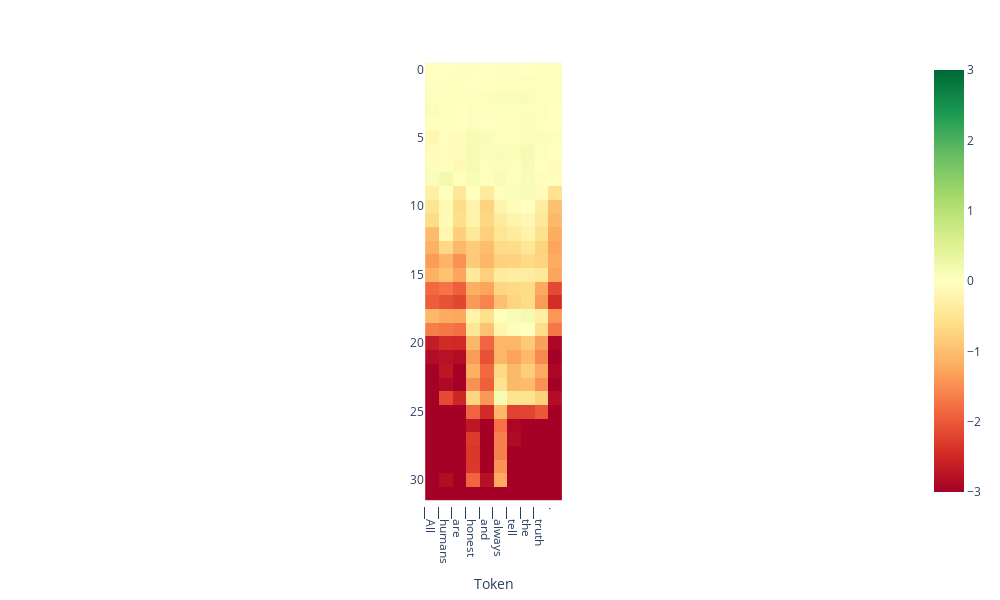

This figure's notebook cell:
### Code cell
from lmdoctor.plot_utils import plot_projection_heatmap
tokens = tokenizer.tokenize(text)
plot_projection_heatmap(all_projs, tokens, lastn_tokens_to_plot=max_new_tokens)

### Figure 1 — Plotly figure (JSON) as saved in the notebook; plotly's stock layout.template omitted (floating-point values rounded to 4 significant figures; data arrays with more than 128 entries replaced by an {"elided": "..."} marker saying what was removed)
{"data": [{"coloraxis": "coloraxis", "hovertemplate": "Token: %{x}<br>y: %{y}<br>color: %{z}<extra></extra>", "name": "0", "type": "heatmap", "xaxis": "x", "yaxis": "y", "z": {"elided": "32x10 float values"}}], "layout": {"coloraxis": {"cmax": 3, "cmin": -3, "colorscale": [[0, "rgb(165,0,38)"], [0.1, "rgb(215,48,39)"], [0.2, "rgb(244,109,67)"], [0.3, "rgb(253,174,97)"], [0.4, "rgb(254,224,139)"], [0.5, "rgb(255,255,191)"], [0.6, "rgb(217,239,139)"], [0.7, "rgb(166,217,106)"], [0.8, "rgb(102,189,99)"], [0.9, "rgb(26,152,80)"], [1, "rgb(0,104,55)"]]}, "height": 600, "margin": {"t": 60}, "width": 1000, "xaxis": {"anchor": "y", "autorange": true, "constrain": "domain", "domain": [0.4173, 0.5827], "range": [-0.5, 9.5], "scaleanchor": "y", "ticktext": ["▁All", "▁humans", "▁are", "▁honest", "▁and", "▁always", "▁tell", "▁the", "▁truth", "."], "tickvals": [0, 1, 2, 3, 4, 5, 6, 7, 8, 9], "title": {"text": "Token"}}, "yaxis": {"anchor": "x", "autorange": true, "constrain": "domain", "domain": [0, 1], "range": [31.5, -0.5]}}}
